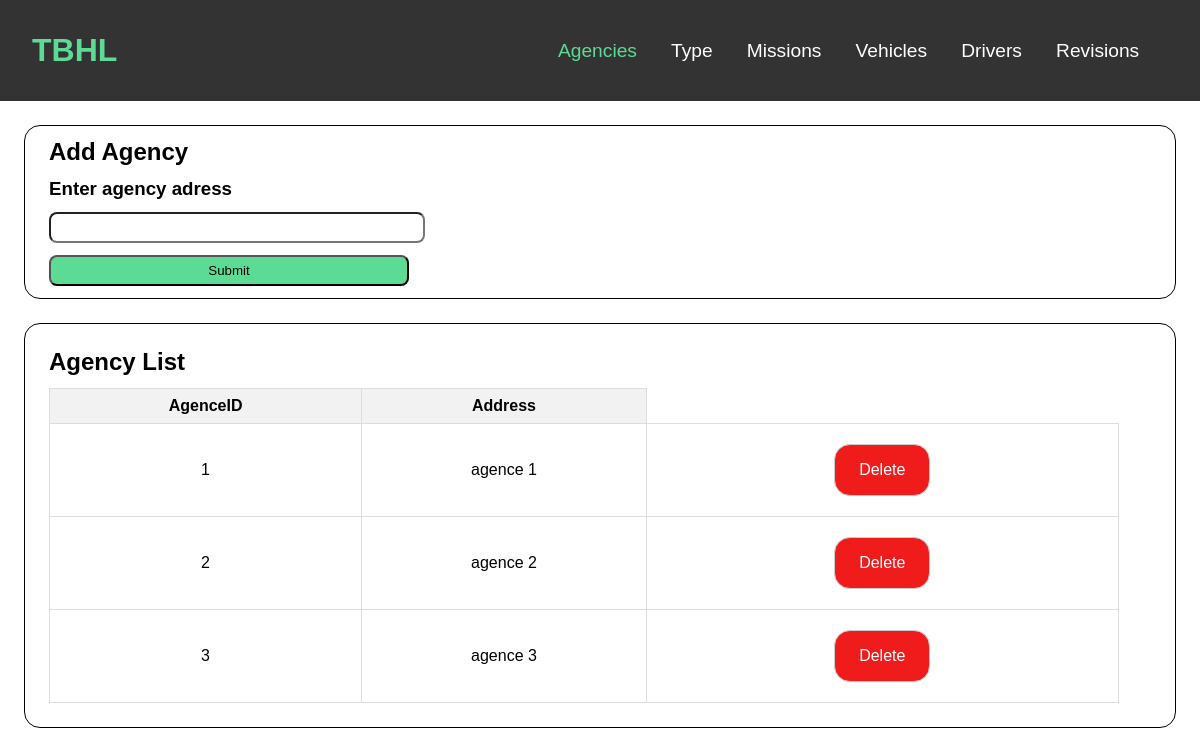
The page /agence on the database as committed earlier.
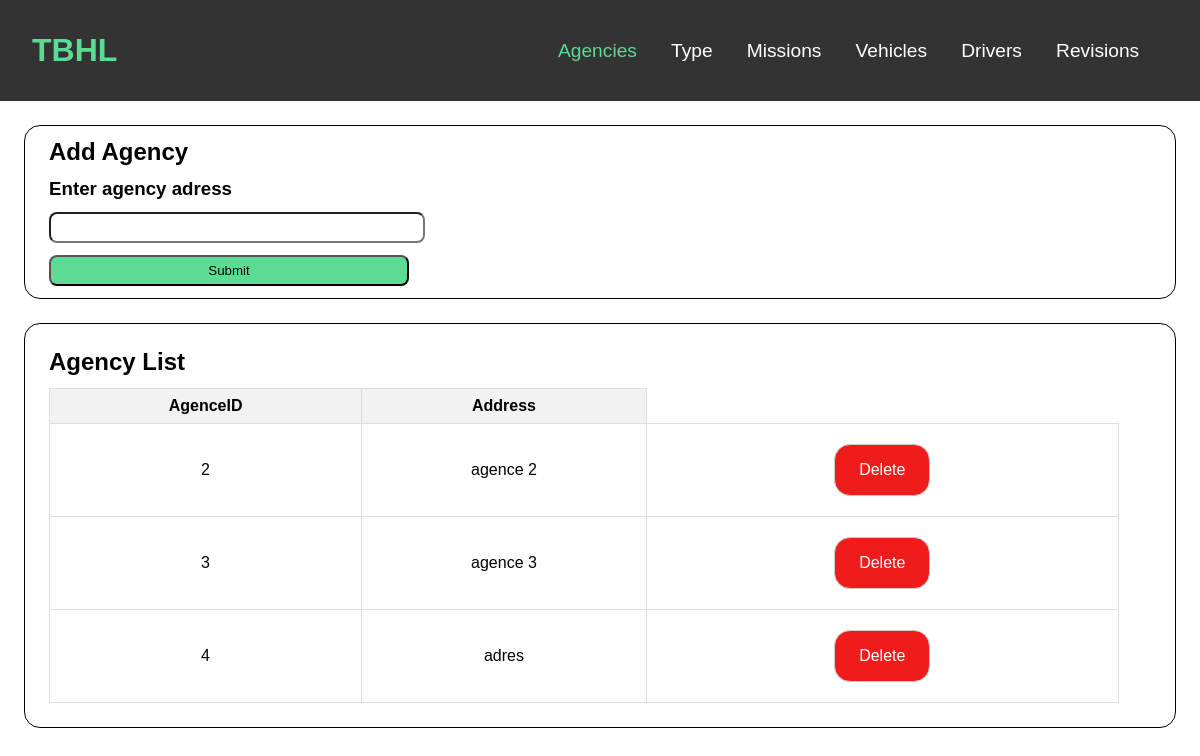
The same page on the database as committed later.
### tables this page shows
CREATE TABLE Agence(
        AgenceID INTEGER PRIMARY KEY AUTOINCREMENT,
        Adresse TEXT NOT NULL
    );

### main.py (the view)
@app.route("/agence",methods = ['GET' , 'POST'])
def agence():
    agence_list = cursor.execute('SELECT * FROM Agence').fetchall()
    if request.method == "POST":
        adress = request.form["adress"]
        cursor.execute('INSERT INTO Agence(Adresse) VALUES(?)',[adress])
        connection.commit()
        return redirect(url_for("agence"))
    return render_template("agencemanager.html",agence_list=agence_list)

### templates/agencemanager.html (shortened to what this page needs)
<!DOCTYPE html>
<html lang="en">
<head>
    <link type="text/css" rel="stylesheet" href="{{ url_for('static', filename='stylesheet/body.css')}}">
    <link type="text/css" rel="stylesheet" href="{{ url_for('static', filename='stylesheet/appbar.css')}}">
</head>
<body>
    <header>
        <a href="/" id="logo">TBHL</a>
        <nav>
            <ul>
                <li><a href="/agence" class="selected">Agencies</a></li>
                <li><a href="/type">Type</a></li>
                <li><a href="/mission">Missions</a></li>
                <li><a href="/vehicles">Vehicles</a></li>
                <li><a href="/chauffeur">Drivers</a></li>
                <li><a href="/revision">Revisions</a></li>
            </ul>
        </nav>
    </header>
    <div class="add">
        <form method="post">
            <h2>Add Agency</h2>
            <h3>Enter agency adress</h3>
            <input type="text" name="adress" id="adress" required>
            <input type="submit" id="sub">
        </form>
    </div>
    <div class="list">
        <h2>Agency List</h2>
        <table>
            <thead>
                <tr>
                    <th>AgenceID</th>
                    <th>Address</th>
                </tr>
            </thead>
            <tbody>
                {% for agence in agence_list %}
                    <tr>
                        <td>{{ agence[0] }}</td>
                        <td>{{ agence[1] }}</td>
                        <td>
                            <a href="/agence/sup:{{agence[0]}}">Delete</a>
                        </td>
                    </tr>
                {% endfor %}
            </tbody>
        </table>
    </div>
</body>
</html>

Rows that differ between the two databases and show on the page:
removed Agence: AgenceID "1", Adresse "agence 1"
added Agence: AgenceID "4", Adresse "adres"
